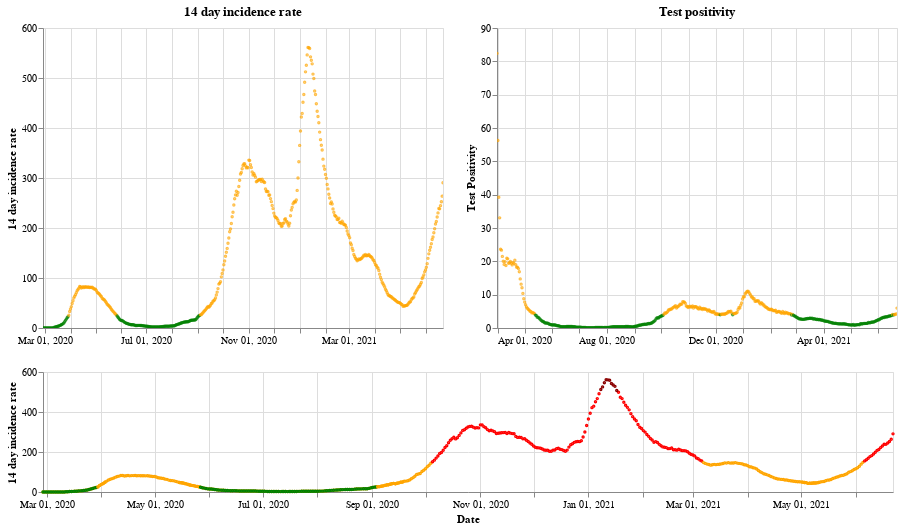

Notebook source saved alongside this figure:
### Markdown cell above
## Scotland

### Code cell
plot_traffic_light('Scotland')

### Figure 1 — Vega-Lite specification as saved in the notebook (floating-point values rounded to 4 significant figures; data arrays with more than 128 entries replaced by an {"elided": "..."} marker saying what was removed)
{"config": {"view": {"continuousWidth": 400, "continuousHeight": 300}}, "vconcat": [{"hconcat": [{"mark": {"type": "point", "size": 2}, "encoding": {"color": {"condition": {"value": "green", "test": "(datum.twoWeeklyCasesRate <= 25)"}, "value": "orange"}, "tooltip": [{"type": "nominal", "field": "areaName"}, {"type": "temporal", "field": "date"}, {"type": "quantitative", "field": "twoWeeklyCasesRate"}, {"type": "quantitative", "field": "testPositivity"}], "x": {"type": "temporal", "axis": {"title": ""}, "field": "date", "scale": {"domain": {"selection": "DateBrush"}}, "timeUnit": "yearmonthdate"}, "y": {"type": "quantitative", "axis": {"title": "14 day incidence rate"}, "field": "twoWeeklyCasesRate"}}, "title": "14 day incidence rate", "width": 400}, {"mark": {"type": "point", "size": 2}, "encoding": {"color": {"condition": {"value": "green", "test": "(datum.testPositivity <= 4)"}, "value": "orange"}, "tooltip": [{"type": "nominal", "field": "areaName"}, {"type": "temporal", "field": "date"}, {"type": "quantitative", "field": "twoWeeklyCasesRate"}, {"type": "quantitative", "field": "testPositivity"}], "x": {"type": "temporal", "axis": {"title": ""}, "field": "date", "scale": {"domain": {"selection": "DateBrush"}}, "timeUnit": "yearmonthdate"}, "y": {"type": "quantitative", "axis": {"title": "Test Positivity"}, "field": "testPositivity"}}, "title": "Test positivity", "width": 400}]}, {"layer": [{"mark": {"type": "point", "size": 2}, "encoding": {"color": {"condition": {"value": "orange", "test": "((50 && datum.twoWeeklyCasesRate) < 150)"}, "value": "red"}, "opacity": {"condition": {"value": 1, "test": "((50 && datum.twoWeeklyCasesRate) < 500)"}, "value": 0}, "tooltip": [{"type": "nominal", "field": "areaName"}, {"type": "temporal", "field": "date"}, {"type": "quantitative", "field": "twoWeeklyCasesRate"}, {"type": "quantitative", "field": "testPositivity"}], "x": {"type": "temporal", "axis": {"title": "Date"}, "field": "date", "timeUnit": "yearmonthdate"}, "y": {"type": "quantitative", "axis": {"title": "14 day incidence rate"}, "field": "twoWeeklyCasesRate"}}, "selection": {"DateBrush": {"type": "interval", "encodings": ["x"], "fields": ["Time"]}}, "width": 850}, {"mark": {"type": "point", "size": 2}, "encoding": {"color": {"value": "darkred"}, "opacity": {"condition": {"value": 1, "test": "(datum.twoWeeklyCasesRate >= 500)"}, "value": 0}, "tooltip": [{"type": "nominal", "field": "areaName"}, {"type": "temporal", "field": "date"}, {"type": "quantitative", "field": "twoWeeklyCasesRate"}, {"type": "quantitative", "field": "testPositivity"}], "x": {"type": "temporal", "axis": {"title": "Date"}, "field": "date", "timeUnit": "yearmonthdate"}, "y": {"type": "quantitative", "axis": {"title": "14 day incidence rate"}, "field": "twoWeeklyCasesRate"}}, "width": 400}, {"mark": {"type": "point", "size": 2}, "encoding": {"color": {"condition": {"value": "green", "test": "((4 && datum.twoWeeklyCasesRate) < 25)"}, "value": "orange"}, "opacity": {"condition": {"value": 1, "test": "(datum.twoWeeklyCasesRate < 50)"}, "value": 0}, "tooltip": [{"type": "nominal", "field": "areaName"}, {"type": "temporal", "field": "date"}, {"type": "quantitative", "field": "twoWeeklyCasesRate"}, {"type": "quantitative", "field": "testPositivity"}], "x": {"type": "temporal", "axis": {"title": "Date"}, "field": "date", "timeUnit": "yearmonthdate"}, "y": {"type": "quantitative", "axis": {"title": "14 day incidence rate"}, "field": "twoWeeklyCasesRate"}}, "width": 400}], "height": 120, "width": 800}], "data": {"name": "data-5776fb0fcce60d7186e0a3e3e85d3e98"}, "$schema": "https://vega.github.io/schema/vega-lite/v4.8.1.json", "datasets": {"data-5776fb0fcce60d7186e0a3e3e85d3e98": {"elided": "481 records"}}}
